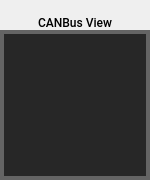
<?xml version="1.0" encoding="UTF-8"?>
<ui version="4.0">
 <class>CANBusView</class>
 <widget class="QWidget" name="CANBusView">
  <property name="geometry">
   <rect>
    <x>0</x>
    <y>0</y>
    <width>150</width>
    <height>180</height>
   </rect>
  </property>
  <property name="windowTitle">
   <string>Form</string>
  </property>
  <property name="styleSheet">
   <string notr="true"/>
  </property>
  <layout class="QVBoxLayout" name="verticalLayout_2">
   <property name="spacing">
    <number>0</number>
   </property>
   <property name="leftMargin">
    <number>0</number>
   </property>
   <property name="topMargin">
    <number>0</number>
   </property>
   <property name="rightMargin">
    <number>0</number>
   </property>
   <property name="bottomMargin">
    <number>0</number>
   </property>
   <item>
    <widget class="QLabel" name="CANBusViewLabel">
     <property name="minimumSize">
      <size>
       <width>0</width>
       <height>30</height>
      </size>
     </property>
     <property name="maximumSize">
      <size>
       <width>16777215</width>
       <height>30</height>
      </size>
     </property>
     <property name="font">
      <font>
       <family>Roboto Medium</family>
       <weight>50</weight>
       <italic>false</italic>
       <bold>false</bold>
      </font>
     </property>
     <property name="styleSheet">
      <string notr="true">/*border: none;
color:white;
font:14px 'Roboto Medium';*/</string>
     </property>
     <property name="text">
      <string>CANBus View</string>
     </property>
     <property name="alignment">
      <set>Qt::AlignBottom|Qt::AlignHCenter</set>
     </property>
    </widget>
   </item>
   <item>
    <widget class="QWidget" name="CANBusViewPanel" native="true">
     <property name="minimumSize">
      <size>
       <width>150</width>
       <height>150</height>
      </size>
     </property>
     <property name="maximumSize">
      <size>
       <width>16777215</width>
       <height>16777215</height>
      </size>
     </property>
     <property name="styleSheet">
      <string notr="true">QWidget{border-style:solid;
border-width:4px;
border-color:rgb(100,100,100);
background-color:rgb(39,39,39);}</string>
     </property>
     <layout class="QVBoxLayout" name="verticalLayout_3">
      <property name="spacing">
       <number>0</number>
      </property>
      <property name="leftMargin">
       <number>0</number>
      </property>
      <property name="topMargin">
       <number>0</number>
      </property>
      <property name="rightMargin">
       <number>0</number>
      </property>
      <property name="bottomMargin">
       <number>0</number>
      </property>
      <item>
       <layout class="QVBoxLayout" name="verticalLayout"/>
      </item>
     </layout>
    </widget>
   </item>
  </layout>
 </widget>
 <resources/>
 <connections/>
</ui>
